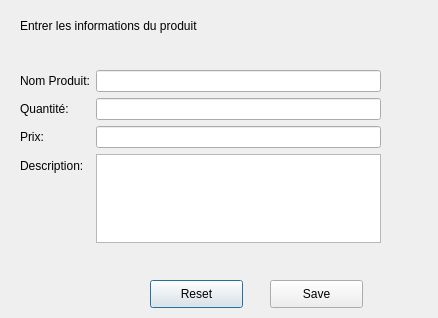
<?xml version="1.0" encoding="UTF-8"?>
<ui version="4.0">
 <class>AjouterProduit</class>
 <widget class="QDialog" name="AjouterProduit">
  <property name="windowModality">
   <enum>Qt::WindowModal</enum>
  </property>
  <property name="geometry">
   <rect>
    <x>0</x>
    <y>0</y>
    <width>438</width>
    <height>318</height>
   </rect>
  </property>
  <property name="windowTitle">
   <string>Ajouter un Produit</string>
  </property>
  <widget class="QWidget" name="formLayoutWidget">
   <property name="geometry">
    <rect>
     <x>20</x>
     <y>70</y>
     <width>361</width>
     <height>173</height>
    </rect>
   </property>
   <layout class="QFormLayout" name="formLayout">
    <item row="0" column="0">
     <widget class="QLabel" name="label">
      <property name="text">
       <string>Nom Produit:</string>
      </property>
     </widget>
    </item>
    <item row="0" column="1">
     <widget class="QLineEdit" name="txtNomProduit"/>
    </item>
    <item row="1" column="0">
     <widget class="QLabel" name="label_2">
      <property name="text">
       <string>Quantité:</string>
      </property>
     </widget>
    </item>
    <item row="1" column="1">
     <widget class="QLineEdit" name="txtQuantiteProduit"/>
    </item>
    <item row="2" column="0">
     <widget class="QLabel" name="label_3">
      <property name="text">
       <string>Prix:</string>
      </property>
     </widget>
    </item>
    <item row="2" column="1">
     <widget class="QLineEdit" name="txtPrixProduit"/>
    </item>
    <item row="3" column="0">
     <widget class="QLabel" name="label_4">
      <property name="text">
       <string>Description:</string>
      </property>
     </widget>
    </item>
    <item row="3" column="1">
     <widget class="QTextEdit" name="txtDescriptionProduit"/>
    </item>
   </layout>
  </widget>
  <widget class="QLabel" name="label_5">
   <property name="geometry">
    <rect>
     <x>20</x>
     <y>10</y>
     <width>221</width>
     <height>31</height>
    </rect>
   </property>
   <property name="text">
    <string>Entrer les informations du produit </string>
   </property>
  </widget>
  <widget class="QPushButton" name="btnReset1">
   <property name="geometry">
    <rect>
     <x>150</x>
     <y>280</y>
     <width>93</width>
     <height>28</height>
    </rect>
   </property>
   <property name="text">
    <string>Reset</string>
   </property>
  </widget>
  <widget class="QPushButton" name="btnSave1">
   <property name="geometry">
    <rect>
     <x>270</x>
     <y>280</y>
     <width>93</width>
     <height>28</height>
    </rect>
   </property>
   <property name="text">
    <string>Save</string>
   </property>
  </widget>
  <widget class="QLabel" name="lblInfo">
   <property name="geometry">
    <rect>
     <x>110</x>
     <y>250</y>
     <width>271</width>
     <height>20</height>
    </rect>
   </property>
   <property name="text">
    <string/>
   </property>
  </widget>
 </widget>
 <resources/>
 <connections/>
</ui>
